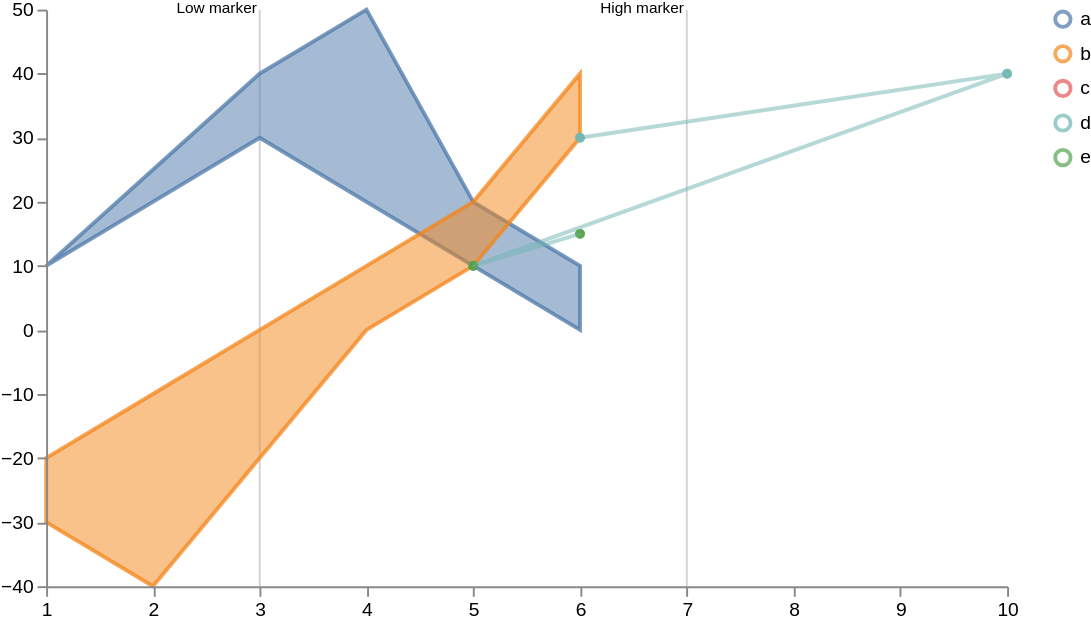

Specify this chart in Vega-Lite:
### Vega specification from a JSON file in a GitHub repository (floating-point values rounded to 4 significant figures)
{"$schema": "https://vega.github.io/schema/vega/v5.json", "width": 500, "height": 300, "scales": [{"name": "xscale", "type": "linear", "range": "width", "zero": false, "domain": {"fields": [{"data": "distributions", "field": "timepoint"}, {"data": "traces", "field": "timepoint"}, {"data": "points", "field": "timepoint"}, {"data": "markers", "field": "timepoint"}]}}, {"name": "yscale", "type": "linear", "range": "height", "nice": true, "zero": true, "domain": {"fields": [{"data": "distributions", "field": "lower"}, {"data": "distributions", "field": "upper"}, {"data": "traces", "field": "value"}, {"data": "points", "field": "value"}]}}, {"name": "color", "type": "ordinal", "range": "category", "domain": {"fields": [{"data": "distributions", "field": "trajectory"}, {"data": "traces", "field": "trajectory"}, {"data": "points", "field": "trajectory"}]}}], "axes": [{"name": "x_axis", "orient": "bottom", "scale": "xscale", "zindex": 100}, {"name": "y_axis", "orient": "left", "scale": "yscale", "zindex": 100}], "signals": [{"name": "clear", "value": true, "on": [{"events": "mouseup[!event.item]", "update": "true", "force": true}]}, {"name": "shift", "value": false, "on": [{"events": "@legendSymbol:click, @legendLabel:click", "update": "event.shiftKey", "force": true}]}, {"name": "clicked", "value": null, "on": [{"events": "@legendSymbol:click, @legendLabel:click", "update": "{value: datum.value}", "force": true}]}, {"name": "clearData", "value": true, "on": [{"events": "mouseup[!event.item]", "update": "true", "force": true}]}, {"name": "clickedData", "value": null, "on": [{"events": "@area:click", "update": "{value: datum.trajectory}", "force": true}]}], "legends": [{"name": "color_legend", "stroke": "color", "encode": {"symbols": {"name": "legendSymbol", "interactive": true, "update": {"fill": {"value": "transparent"}, "strokeWidth": {"value": 2}, "opacity": [{"test": "!length(data('selected')) || indata('selected', 'value', datum.value) || indata('selectedData', 'value', datum.value)", "value": 0.7}, {"value": 0.15}], "size": {"value": 64}}}, "labels": {"name": "legendLabel", "interactive": true, "update": {"opacity": [{"test": "!length(data('selectedData')) || indata('selectedData', 'value', datum.value)", "value": 1}, {"value": 0.25}]}}}}], "marks": [{"type": "group", "zindex": 3, "name": "_points", "from": {"facet": {"name": "points_split", "data": "points", "groupby": "trajectory"}}, "marks": [{"type": "symbol", "name": "_points_symbol", "from": {"data": "points"}, "zindex": 3, "encode": {"update": {"x": {"scale": "xscale", "field": "timepoint"}, "y": {"scale": "yscale", "field": "value"}, "size": {"value": 10}, "strokeWidth": {"value": 2}, "fill": {"scale": "color", "field": "trajectory"}, "stroke": {"scale": "color", "field": "trajectory"}, "fillOpacity": [{"test": "!length(data('selected')) || indata('selected', 'value', datum.trajectory)", "value": 0.5}, {"value": 0.15}], "strokeOpacity": [{"test": "!length(data('selected')) || indata('selected', 'value', datum.trajectory)", "value": 0.75}, {"value": 0.15}], "tooltip": {"field": "value"}}, "hover": {"fillOpacity": {"value": 0.9}}}}, {"type": "line", "name": "_points_line", "from": {"data": "points"}, "zindex": 3, "encode": {"update": {"x": {"scale": "xscale", "field": "timepoint"}, "y": {"scale": "yscale", "field": "value"}, "strokeWidth": {"value": 2}, "stroke": {"scale": "color", "field": "trajectory"}, "interpolate": {"value": "linear"}, "strokeOpacity": [{"test": "!length(data('selected')) || indata('selected', 'value', datum.trajectory)", "value": 0.3}, {"value": 0.1}]}, "hover": {"fillOpacity": {"value": 0.9}}}}]}, {"type": "group", "zindex": 2, "name": "_traces", "from": {"facet": {"name": "traces_split", "data": "traces", "groupby": "trajectory"}}, "marks": [{"type": "line", "name": "_traces_lines", "from": {"data": "traces_split"}, "encode": {"update": {"x": {"scale": "xscale", "field": "timepoint"}, "y": {"scale": "yscale", "field": "value"}, "strokeWidth": {"value": 2}, "stroke": {"scale": "color", "field": "trajectory"}, "interpolate": {"value": "linear"}, "strokeOpacity": [{"test": "!length(data('selected')) || indata('selected', 'value', datum.trajectory)", "value": 0.75}, {"value": 0.15}]}, "hover": {"fillOpacity": {"value": 0.9}}}}]}, {"type": "group", "zindex": 1, "from": {"facet": {"name": "trajectory_split", "data": "distributions", "groupby": "trajectory"}}, "marks": [{"type": "area", "name": "area", "interactive": true, "from": {"data": "trajectory_split"}, "encode": {"update": {"x": {"scale": "xscale", "field": "timepoint"}, "y": {"scale": "yscale", "field": "upper"}, "y2": {"scale": "yscale", "field": "lower"}, "interpolate": {"value": "linear"}, "strokeWidth": {"value": 2}, "fill": {"scale": "color", "field": "trajectory"}, "stroke": {"scale": "color", "field": "trajectory"}, "fillOpacity": [{"test": "!length(data('selected')) || indata('selected', 'value', datum.trajectory)", "value": 0.5}, {"value": 0.15}], "strokeOpacity": [{"test": "!length(data('selected')) || indata('selected', 'value', datum.trajectory)", "value": 0.75}, {"value": 0.15}]}, "hover": {"fillOpacity": {"value": 0.9}}}}]}, {"type": "group", "name": "_markers", "marks": [{"type": "rule", "name": "_marker text", "from": {"data": "markers"}, "encode": {"enter": {"stroke": {"value": "lightgray"}}, "update": {"x": {"scale": "xscale", "field": "timepoint"}, "y2": {"value": 0}, "y": {"signal": "height"}, "opacity": {"value": 1}}}}, {"type": "text", "name": "_marker flags", "from": {"data": "_marker text"}, "encode": {"enter": {"text": {"field": "datum.label"}, "y": {"value": 0}, "fontSize": {"value": 8}}}, "transform": [{"type": "label", "lineAnchor": "start", "as": ["x", "_y", "opacity", "align", "baseline"], "offset": [1], "size": {"signal": "[width, height]"}}]}]}], "data": [{"name": "distributions", "values": [{"timepoint": 1, "upper": 10, "lower": 10, "trajectory": "a"}, {"timepoint": 2, "upper": 20, "lower": 25, "trajectory": "a"}, {"timepoint": 3, "upper": 30, "lower": 40, "trajectory": "a"}, {"timepoint": 4, "upper": 20, "lower": 50, "trajectory": "a"}, {"timepoint": 5, "upper": 10, "lower": 20, "trajectory": "a"}, {"timepoint": 6, "upper": 0, "lower": 10, "trajectory": "a"}, {"timepoint": 1, "upper": -30, "lower": -20, "trajectory": "b"}, {"timepoint": 2, "upper": -40, "lower": -10, "trajectory": "b"}, {"timepoint": 3, "upper": -20, "lower": 0, "trajectory": "b"}, {"timepoint": 4, "upper": 0, "lower": 10, "trajectory": "b"}, {"timepoint": 5, "upper": 10, "lower": 20, "trajectory": "b"}, {"timepoint": 6, "upper": 30, "lower": 40, "trajectory": "b"}]}, {"name": "traces", "values": [{"timepoint": 6, "value": 30, "trajectory": "c"}, {"timepoint": 6, "value": 30, "trajectory": "d"}], "transform": [{"type": "filter", "expr": "isValid(datum.value)"}]}, {"name": "points", "values": [{"timepoint": 6, "value": 30, "trajectory": "d"}, {"timepoint": 10, "value": 40, "trajectory": "d"}, {"timepoint": 5, "value": 10, "trajectory": "e"}, {"timepoint": 6, "value": 15, "trajectory": "e"}]}, {"name": "markers", "values": [{"timepoint": 3, "label": "Low marker"}, {"timepoint": 7, "label": "High marker"}]}, {"name": "selected", "on": [{"trigger": "clear", "remove": true}, {"trigger": "!shift", "remove": true}, {"trigger": "!shift && clicked", "insert": "clicked"}, {"trigger": "shift && clicked", "toggle": "clicked"}]}, {"name": "selectedData", "on": [{"trigger": "clearData", "remove": true}, {"trigger": "clickedData", "toggle": "clickedData"}]}]}
